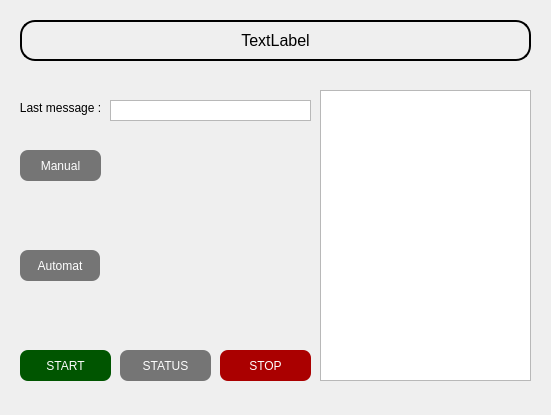
<?xml version="1.0" encoding="UTF-8"?>
<ui version="4.0">
 <class>Client_commands</class>
 <widget class="QDialog" name="Client_commands">
  <property name="enabled">
   <bool>true</bool>
  </property>
  <property name="geometry">
   <rect>
    <x>0</x>
    <y>0</y>
    <width>551</width>
    <height>415</height>
   </rect>
  </property>
  <property name="windowTitle">
   <string>Dialog</string>
  </property>
  <property name="layoutDirection">
   <enum>Qt::LeftToRight</enum>
  </property>
  <widget class="QLabel" name="lb_slave_name">
   <property name="geometry">
    <rect>
     <x>20</x>
     <y>20</y>
     <width>511</width>
     <height>41</height>
    </rect>
   </property>
   <property name="minimumSize">
    <size>
     <width>4</width>
     <height>0</height>
    </size>
   </property>
   <property name="sizeIncrement">
    <size>
     <width>4</width>
     <height>4</height>
    </size>
   </property>
   <property name="baseSize">
    <size>
     <width>10</width>
     <height>4</height>
    </size>
   </property>
   <property name="styleSheet">
    <string notr="true">border-color: rgb(0, 0, 0);
border: 2px solid ; 
  border-radius: 15px;
color: rgb(0, 0, 0);
font-size: 16px;</string>
   </property>
   <property name="text">
    <string>TextLabel</string>
   </property>
   <property name="alignment">
    <set>Qt::AlignCenter</set>
   </property>
  </widget>
  <widget class="QPushButton" name="btn_start">
   <property name="geometry">
    <rect>
     <x>20</x>
     <y>350</y>
     <width>91</width>
     <height>31</height>
    </rect>
   </property>
   <property name="cursor">
    <cursorShape>PointingHandCursor</cursorShape>
   </property>
   <property name="styleSheet">
    <string notr="true">

QPushButton {
   color: rgb(253, 253, 253);
background-color: rgb(0, 85, 0);
border-radius:8px;
}
QPushButton:pressed {
    background-color: rgb(0, 65, 0);
    color: rgb(255, 255, 255);
}</string>
   </property>
   <property name="text">
    <string>START</string>
   </property>
  </widget>
  <widget class="QPushButton" name="btn_stop">
   <property name="geometry">
    <rect>
     <x>220</x>
     <y>350</y>
     <width>91</width>
     <height>31</height>
    </rect>
   </property>
   <property name="cursor">
    <cursorShape>PointingHandCursor</cursorShape>
   </property>
   <property name="styleSheet">
    <string notr="true">
QPushButton {
   background-color: rgb(170, 0, 0);
color: rgb(255, 255, 255);
border-radius:8px;
}
QPushButton:pressed {
    background-color: rgb(150, 0, 0);
    color: rgb(255, 255, 255);
}</string>
   </property>
   <property name="text">
    <string>STOP</string>
   </property>
  </widget>
  <widget class="QWidget" name="verticalLayoutWidget">
   <property name="geometry">
    <rect>
     <x>110</x>
     <y>150</y>
     <width>201</width>
     <height>91</height>
    </rect>
   </property>
   <layout class="QVBoxLayout" name="verticalLayout"/>
  </widget>
  <widget class="QListWidget" name="chat_history">
   <property name="geometry">
    <rect>
     <x>320</x>
     <y>90</y>
     <width>211</width>
     <height>291</height>
    </rect>
   </property>
   <property name="styleSheet">
    <string notr="true">overflow:scroll;</string>
   </property>
  </widget>
  <widget class="QLabel" name="label_3">
   <property name="geometry">
    <rect>
     <x>20</x>
     <y>101</y>
     <width>81</width>
     <height>20</height>
    </rect>
   </property>
   <property name="text">
    <string>Last message :</string>
   </property>
   <property name="alignment">
    <set>Qt::AlignHCenter|Qt::AlignTop</set>
   </property>
  </widget>
  <widget class="QListWidget" name="lstConsole">
   <property name="geometry">
    <rect>
     <x>110</x>
     <y>100</y>
     <width>201</width>
     <height>21</height>
    </rect>
   </property>
   <property name="styleSheet">
    <string notr="true"/>
   </property>
  </widget>
  <widget class="QPushButton" name="btn_manual">
   <property name="geometry">
    <rect>
     <x>20</x>
     <y>150</y>
     <width>81</width>
     <height>31</height>
    </rect>
   </property>
   <property name="cursor">
    <cursorShape>PointingHandCursor</cursorShape>
   </property>
   <property name="styleSheet">
    <string notr="true">QPushButton {
   background-color:rgb(117, 117, 117);
color: rgb(255, 255, 255);
border-radius:8px;
padding: 8px 10px;

}
QPushButton:checked {
   background-color:rgb(117, 161, 117);
}

QPushButton:checked:pressed {
   background-color:rgb(117, 161, 117);
}</string>
   </property>
   <property name="text">
    <string>Manual</string>
   </property>
  </widget>
  <widget class="QPushButton" name="btn_automat">
   <property name="geometry">
    <rect>
     <x>20</x>
     <y>250</y>
     <width>80</width>
     <height>31</height>
    </rect>
   </property>
   <property name="cursor">
    <cursorShape>PointingHandCursor</cursorShape>
   </property>
   <property name="styleSheet">
    <string notr="true">QPushButton {
   background-color:rgb(117, 117, 117);
color: rgb(255, 255, 255);
border-radius:8px;
padding: 8px 10px;

}
QPushButton:checked {
   background-color:rgb(117, 161, 117);
}

QPushButton:checked:pressed {
   background-color:rgb(117, 161, 117);
}</string>
   </property>
   <property name="text">
    <string>Automat</string>
   </property>
  </widget>
  <widget class="QWidget" name="verticalLayoutWidget_2">
   <property name="geometry">
    <rect>
     <x>110</x>
     <y>250</y>
     <width>201</width>
     <height>91</height>
    </rect>
   </property>
   <layout class="QVBoxLayout" name="verticalLayout_a"/>
  </widget>
  <widget class="QPushButton" name="btn_status">
   <property name="geometry">
    <rect>
     <x>120</x>
     <y>350</y>
     <width>91</width>
     <height>31</height>
    </rect>
   </property>
   <property name="cursor">
    <cursorShape>PointingHandCursor</cursorShape>
   </property>
   <property name="styleSheet">
    <string notr="true">

QPushButton {
   color: rgb(253, 253, 253);
background-color:rgb(117, 117, 117);
border-radius:8px;
}
QPushButton:pressed {
    background-color:rgb(90,90,90);
    color: rgb(255, 255, 255);
}</string>
   </property>
   <property name="text">
    <string>STATUS</string>
   </property>
  </widget>
 </widget>
 <resources/>
 <connections/>
</ui>
